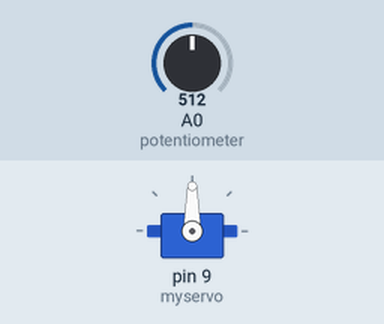
Simulated run of this sketch. Board: Arduino Uno, built with avr-gcc and run on an emulated ATmega328P. Shown: servo. The inputs (shaded band) are chosen by the test bench; at power-on: A0 (potentiometer) = 512.

Above: at 1.2 s.
1.3 s: A0 (potentiometer) set to 716
At 1.8 s:
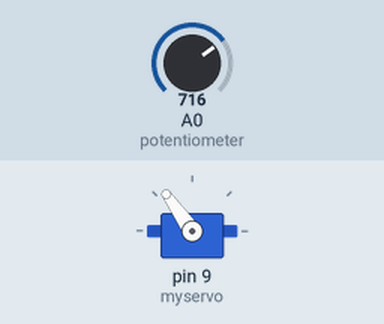
2.8 s: A0 (potentiometer) set to 900
At 4.0 s:
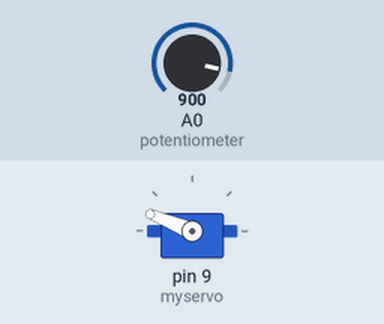
4.3 s: A0 (potentiometer) set to 1023
At 5.3 s:
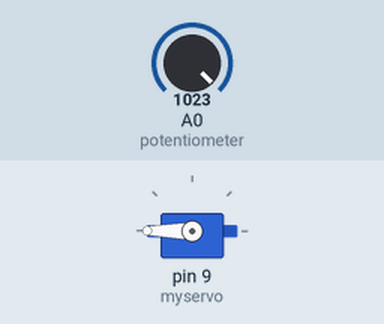
5.8 s: A0 (potentiometer) set to 306
At 6.4 s:
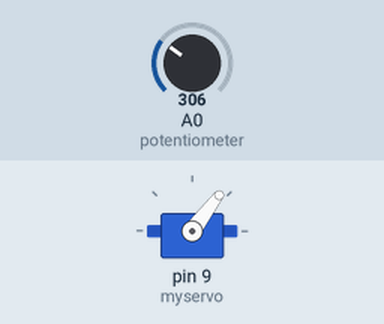
7.3 s: A0 (potentiometer) set to 122
At 8.7 s:
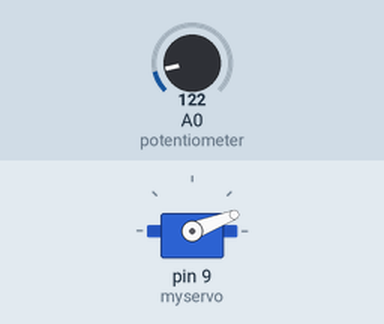
Timing chart, 0 to 9.8 s (numbered marks = the images above; inputs shaded):
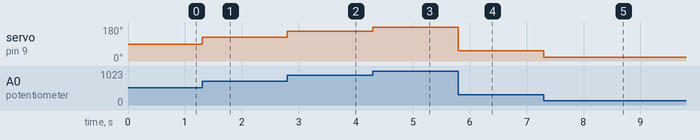

Measured:
- after the input at 1.3 s, servo on pin 9 (myservo): 90° → 125° at once
- after the input at 2.8 s, servo on pin 9 (myservo): 125° → 158° at once
- after the input at 4.3 s, servo on pin 9 (myservo): 158° → 180° at once
- after the input at 5.8 s, servo on pin 9 (myservo): 180° → 53° at once
- after the input at 7.3 s, servo on pin 9 (myservo): 53° → 21° at once

The sketch:

servo1_Gurpreet.ino
```cpp
/*
Author: Gurpreet Singh
Date: 17/06/2020
Description: This circuit controls the servo motor based on the potentiometer knob.
*/
#include <Servo.h>          //include the servo library

int potPosition;           //this variable will store the position of the potentiometer
int servoPosition;         //the servo will move to this position

Servo myservo;              //create a servo object

void setup() {

  myservo.attach(9);        //tell the servo object that its servo is plugged into pin 9

}

void loop() {


  potPosition = analogRead(A0);                     //use analog read to measure the position of the potentiometer (0-1023)

  servoPosition = map(potPosition, 0, 1023, 0, 180); //convert the potentiometer number to a servo position from 0-180
                                                      //Note: its best to avoid driving the little SIK servos all the
                                                      //way to 0 or 180 degrees it can cause the motor to jitter, which is bad for the servo.

  myservo.write(servoPosition);                      //move the servo to the 10 degree position
}
```
